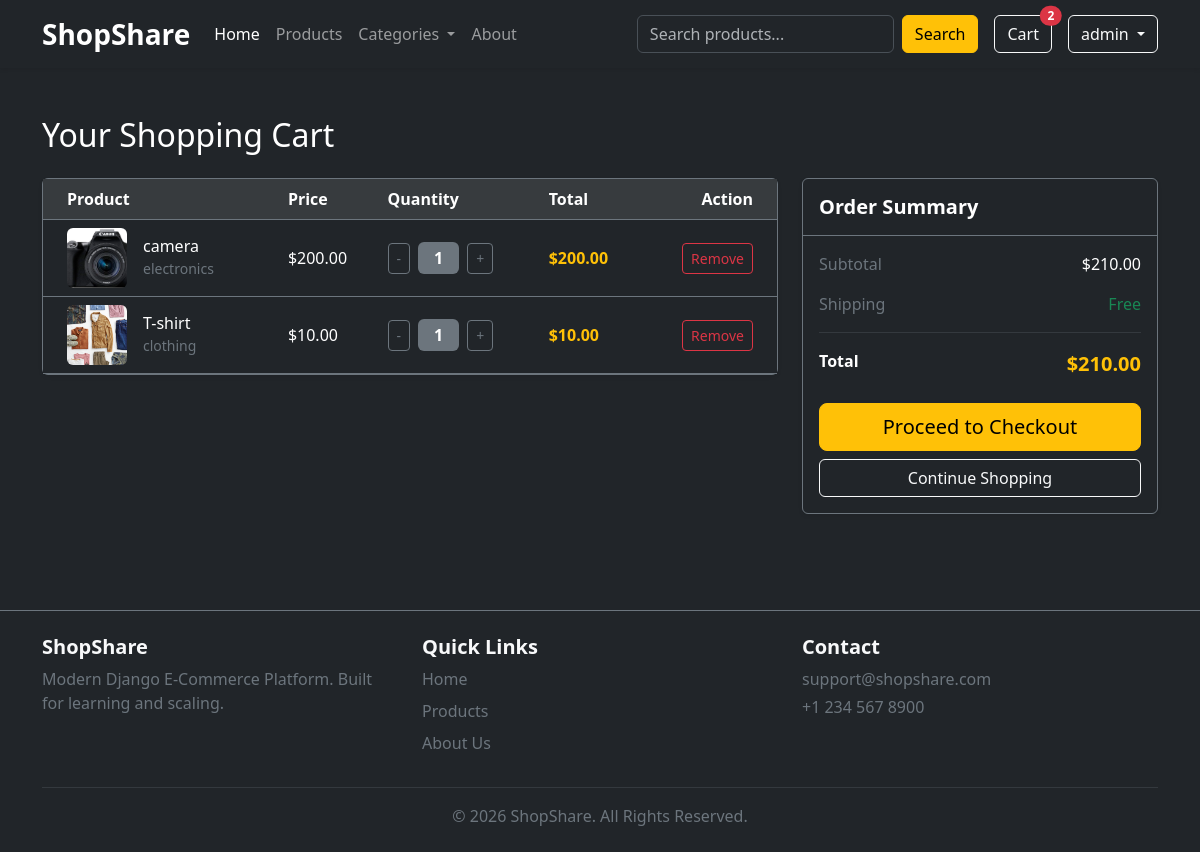
Page /cart/ (signed in) on the committed database.
### accounts/models.py (models this page shows, shortened)
class User(AbstractUser):
    is_customer = models.BooleanField(default=False)
    is_shopkeeper = models.BooleanField(default=False)

### cart/models.py (models this page shows, shortened)
class CartItem(models.Model):
    cart = models.ForeignKey(Cart, related_name='items', on_delete=models.CASCADE)
    product = models.ForeignKey(Product, on_delete=models.CASCADE)
    quantity = models.PositiveIntegerField(default=1)
    @property
    def total_price(self):
        return self.quantity * self.product.price

class Cart(models.Model):
    user = models.OneToOneField(settings.AUTH_USER_MODEL, on_delete=models.CASCADE, null=True, blank=True)
    session_key = models.CharField(max_length=40, null=True, blank=True)
    created_at = models.DateTimeField(auto_now_add=True)
    @property
    def total_price(self):
        return sum(item.total_price for item in self.items.all())

### products/models.py (models this page shows, shortened)
class Product(models.Model):
    shopkeeper = models.ForeignKey(settings.AUTH_USER_MODEL, related_name='products', on_delete=models.CASCADE, limit_choices_to={'is_shopkeeper': True})
    category = models.ForeignKey(Category, related_name='products', on_delete=models.CASCADE)
    name = models.CharField(max_length=200)
    slug = models.SlugField(unique=True)
    description = models.TextField()
    price = models.DecimalField(max_digits=10, decimal_places=2)
    stock = models.PositiveIntegerField()
    image = models.ImageField(upload_to='media/', blank=True, null=True)
    available = models.BooleanField(default=True)
    created = models.DateTimeField(auto_now_add=True)
    updated = models.DateTimeField(auto_now=True)
    @property
    def image_url(self):
        if self.image and hasattr(self.image, 'url'):
            return self.image.url
        return 'https://via.placeholder.com/400x300?text=No+Image'

class Category(models.Model):
    name = models.CharField(max_length=100)
    slug = models.SlugField(unique=True)
    description = models.TextField(blank=True, null=True)
    image = models.ImageField(upload_to='categories/', blank=True, null=True)
    class Meta:
        verbose_name_plural = 'Categories'

### cart/views.py (the view)
# urls.py: path('', views.view_cart, name='view_cart'),
def view_cart(request):
    cart = get_or_create_cart(request)
    return render(request, 'cart/cart_details.html', {'cart': cart})

### Core/context_processers.py (called while the page is built, shortened)
def global_data(request):
    categories = Category.objects.all()
    cart_count = 0
    if request.user.is_authenticated:
        if hasattr(request.user, 'cart'):
            cart_count = sum(item.quantity for item in request.user.cart.items.all())
    return {
            'global_categories': categories,
            'cart_count': cart_count,
            }

### cart/utils.py (called while the page is built)
def get_or_create_cart(request):
    if request.user.is_authenticated:
        cart, created = Cart.objects.get_or_create(user=request.user)
    else:
        if not request.session.session_key:
            request.session.create()
        cart, created = Cart.objects.get_or_create(session_key=request.session.session_key)
    return cart

### templates/cart/cart_details.html (shortened to what this page needs)
{% extends 'base.html' %}
{% block content %}
<div class="container py-5">
    <h2 class="text-white mb-4">Your Shopping Cart</h2>
    {% if cart.items.count > 0 %}
    <div class="row">
        <div class="col-lg-8">
            <div class="card bg-dark border-secondary shadow-sm mb-4">
                <div class="card-body p-0">
                    <div class="table-responsive">
                        <table class="table table-dark table-hover align-middle mb-0">
                            <thead class="table-active border-secondary">
                                <tr>
                                    <th scope="col" class="ps-4">Product</th>
                                    <th scope="col">Price</th>
                                    <th scope="col">Quantity</th>
                                    <th scope="col">Total</th>
                                    <th scope="col" class="text-end pe-4">Action</th>
                                </tr>
                            </thead>
                            <tbody>
                                {% for item in cart.items.all %}
                                <tr class="border-secondary">
                                    <td class="ps-4">
                                        <div class="d-flex align-items-center">
                                            <img src="{{ item.product.image_url }}" alt="{{ item.product.name }}" class="rounded me-3" style="width: 60px; height: 60px; object-fit: cover;">
                                            <div>
                                                <h6 class="mb-0 text-white">{{ item.product.name }}</h6>
                                                <small class="text-secondary">{{ item.product.category.name }}</small>
                                            </div>
                                        </div>
                                    </td>
                                    <td>${{ item.product.price }}</td>
                                    <td>
                                        <form action="{% url 'update_cart_item' item.id %}" method="POST" class="d-flex align-items-center gap-2">
                                            <button type="submit" name="action" value="decrease" class="btn btn-sm btn-outline-secondary px-2 py-1">-</button>
                                            <span class="badge bg-secondary px-3 py-2 fs-6">{{ item.quantity }}</span>
                                            <button type="submit" name="action" value="increase" class="btn btn-sm btn-outline-secondary px-2 py-1">+</button>
                                        </form>
                                    </td>
                                    <td class="text-warning fw-bold">${{ item.total_price }}</td>
                                    <td class="text-end pe-4">
                                        <a href="{% url 'remove_from_cart' item.id %}" class="btn btn-sm btn-outline-danger">Remove</a>
                                    </td>
                                </tr>
                                {% endfor %}
                            </tbody>
                        </table>
                    </div>
                </div>
            </div>
        </div>
        <div class="col-lg-4">
            <div class="card bg-dark border-secondary shadow-sm">
                <div class="card-header border-secondary bg-transparent py-3">
                    <h5 class="mb-0 text-white fw-bold">Order Summary</h5>
                </div>
                <div class="card-body">
                    <div class="d-flex justify-content-between mb-3 text-secondary">
                        <span>Subtotal</span>
                        <span class="text-white">${{ cart.total_price }}</span>
                    </div>
                    <div class="d-flex justify-content-between mb-3 text-secondary">
                        <span>Shipping</span>
                        <span class="text-success">Free</span>
                    </div>
                    <hr class="border-secondary">
                    <div class="d-flex justify-content-between mb-4">
                        <strong class="text-white">Total</strong>
                        <strong class="text-warning fs-5">${{ cart.total_price }}</strong>
                    </div>
                    <a href="{% url 'checkout' %}" class="btn btn-warning w-100 btn-lg mb-2">Proceed to Checkout</a>
                    <a href="{% url 'product_list' %}" class="btn btn-outline-light w-100">Continue Shopping</a>
                </div>
            </div>
        </div>
    </div>
    {% else %}
    <div class="text-center py-5 bg-dark border border-secondary rounded shadow-sm">
        <h3 class="text-secondary mb-4">Your cart is empty.</h3>
        <a href="{% url 'product_list' %}" class="btn btn-primary btn-lg">Start Shopping</a>
    </div>
    {% endif %}
</div>
{% endblock %}

### templates/partials/header.html (shortened to what this page needs)
{% load static %}
<nav class="navbar navbar-expand-lg navbar-dark bg-dark shadow-sm sticky-top">
    <div class="container">
        <a class="navbar-brand fw-bold fs-3" href="/">
            ShopShare
        </a>
        <div class="collapse navbar-collapse"
             id="navbarContent">
            <ul class="navbar-nav me-auto mb-2 mb-lg-0">
                <li class="nav-item">
                    <a class="nav-link active" href="/",>
                        Home
                    </a>
                </li>
                <li class="nav-item">
                    <a class="nav-link" href="{% url 'product_list' %}">
                        Products
                    </a>
                </li>
                <li class="nav-item dropdown">
                    <a class="nav-link dropdown-toggle"
                       href="#"
                       role="button"
                       data-bs-toggle="dropdown">
                        Categories
                    </a>
                </li>
                <li class="nav-item">
                    <a class="nav-link" href="{% url 'about' %}">
                        About
                    </a>
                </li>
            </ul>
            <form class="d-flex me-3" method="GET">
                <input class="form-control me-2"
                       type="search"
                       name="q"
                       placeholder="Search products...">
                <button class="btn btn-warning" type="submit">
                    Search
                </button>
            </form>
            <a href="{% url 'view_cart' %}" class="btn btn-outline-light position-relative me-3">Cart
                <span class="position-absolute top-0 start-100 translate-middle badge rounded-pill bg-danger">
                    {{ cart_count }}
                </span>
            </a>
            {% if request.user.is_authenticated %}
            <div class="dropdown">
                <button class="btn btn-outline-light dropdown-toggle" data-bs-toggle="dropdown">
                    {{ request.user.username }}
                </button>
            </div>
            {% endif %}
        </div>
    </div>
</nav>

### rows in the picture
User: user.username "admin"
CartItem: product.image_url (picture), product.name "camera", product.category.name "electronics", product.price "200.00", quantity "1", total_price "200.00"
CartItem: product.image_url (picture), product.name "T-shirt", product.category.name "clothing", product.price "10.00", quantity "1", total_price "10.00"
Cart: total_price "210.00"

### other values in the picture
{{ cart_count }} "2"
